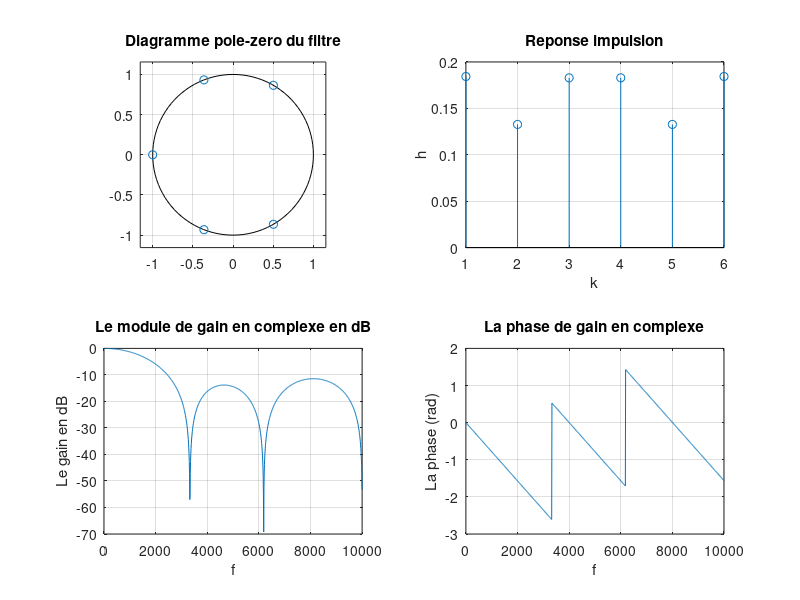

Source code (MATLAB):
clear all; close all;

%% Creation des zeros
nue = 20*10^3;
f_0 = [3325,6180] ./nue;


z = exp(2*pi*i*f_0);
z = [z,(conj(z)),-1];

%% Polynome de fonction de transfert

P =poly(z);
G = real(1/polyval(P,1));
P = P*G;

%% Gain complexe du filtre
N=1024;
[H,F]=freqz(P,1,N,nue);

%% Affichages

%% Diagramme poles zeros
subplot(2,2,1);
zplane(roots(P),[]);
title('Diagramme pole-zero du filtre');

%% Reponse impulsionelle
subplot(2,2,2);
stem(P); grid on;

title('Reponse impulsion');
xlabel('k');
ylabel('h');

%% module de gain complexe

f = linspace(0,N/2,N)*20000/N;

subplot(2,2,3);
plot(f,20*log10(abs(H))); grid on;

title('Le module de gain en complexe en dB');
ylabel('Le gain en dB');
xlabel('f');


%% phase de gain complexe
subplot(2,2,4);
plot(f,unwrap(angle(H))); grid on;

title('La phase de gain en complexe');
ylabel('La phase (rad)');
xlabel('f');
